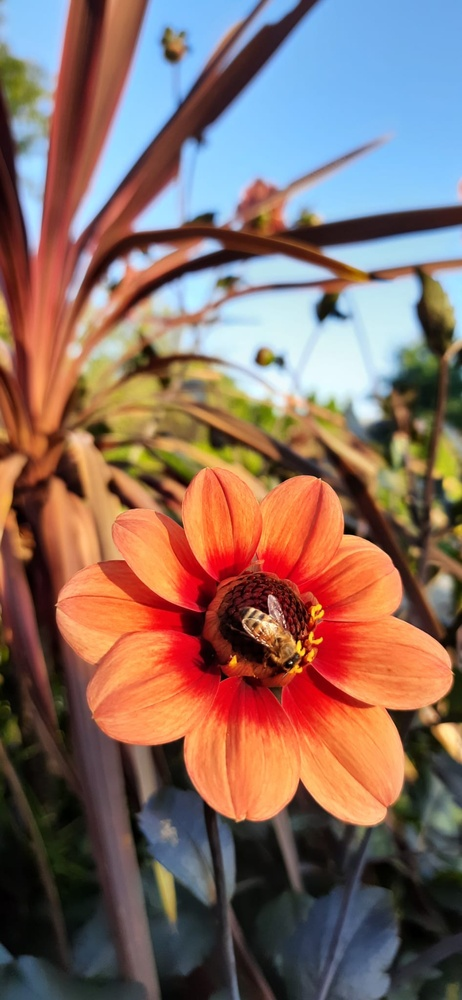
#> input picture UFV/578-AnalisedeImagenseVisaoComputacional/Docs/images/flower.jpeg, 462 x 1000 px, shrunk from 946 x 2048 before the run, found by its file name
$ jupyter execute ELT578_DESAFIO_P3.ipynb
#> lines starting #> are read from the running program, lines starting #| are printed output that depends on the picture; after the words box and inside, x2 and y2 are one past the last pixel; in counts of white or black regions, pixels touching at a corner belong together
<center>Universidade Federal de Viçosa</center>
<center>Coordenadoria de Educação Aberta e a Distância</center>
<center>Inteligência Artificial e Computacional</center>
<center>ELT578 - Análise de Imagens e Visão Computacional</center>

**<center>Desafio 3: Filtros passa-alta e passa baixa RGB</center>**

[cell 1]
from google.colab import drive
drive.mount('/content/drive')

[cell 2]
import numpy as np
import cv2
from matplotlib import pyplot as plt
from google.colab.patches import cv2_imshow

[cell 3]
# Leitura da imagem colorida
img = cv2.imread('/content/drive/MyDrive/ELT578/SEMANA_2/flower.jpeg')
#> img is the input picture: shape (1000, 462, 3); mean B, G, R 99.3, 108.3, 135.2
img = cv2.cvtColor(img, cv2.COLOR_BGR2RGB)  # converte para RGB

# Parâmetros
rows, cols, ch = img.shape
#> rows = 1000; cols = 462; ch = 3
crow, ccol = rows//2 , cols//2
#> crow = 500; ccol = 231
r = 50  # raio do filtro passa-baixa

# Máscara circular
mask = np.zeros((rows, cols), np.uint8)
cv2.circle(mask, (ccol, crow), r, 1, -1)
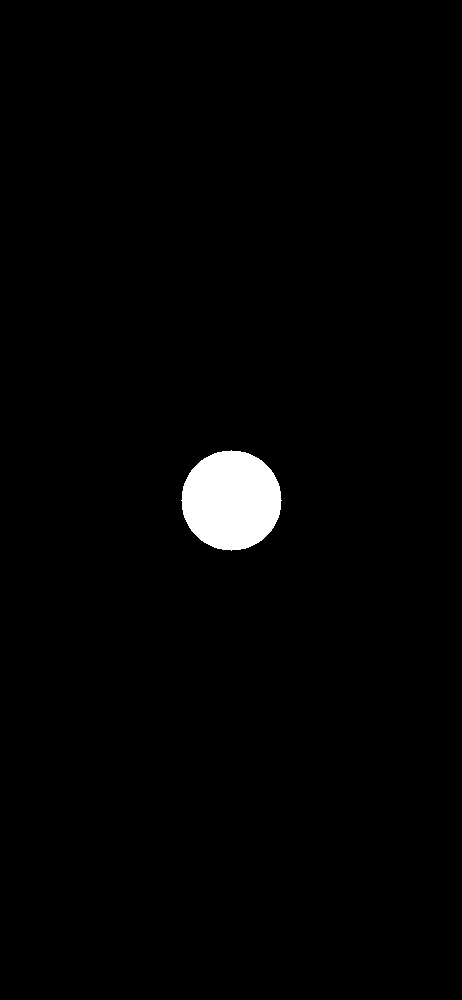
#> mask: shape (1000, 462); values 0 (black) and 1 (white), 1.7% white; 1 white region, box (x1, y1, x2, y2) and area: (181, 450, 282, 551) 7845

# Lista para armazenar os canais filtrados
filtered_channels = []

for i in range(3):  # R, G, B
    channel = img[:,:,i]

    # FFT
    f = np.fft.fft2(channel)
    fshift = np.fft.fftshift(f)

    # Aplica o filtro
    fshift_filtered = fshift * mask

    # FFT inversa
    f_ishift = np.fft.ifftshift(fshift_filtered)
    img_back = np.fft.ifft2(f_ishift)
    img_back = np.abs(img_back)

    filtered_channels.append(img_back)
#> this loop made 3 passes
#> pass 1, `channel = img[:,:,i]`:
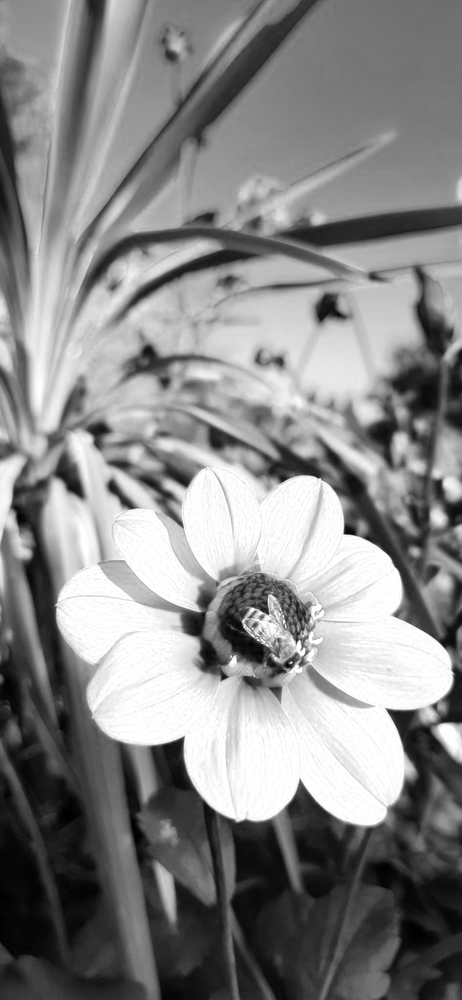
#> channel: shape (1000, 462); min 0, max 255, mean 135.2
#> pass 1, `img_back = np.abs(img_back)`:
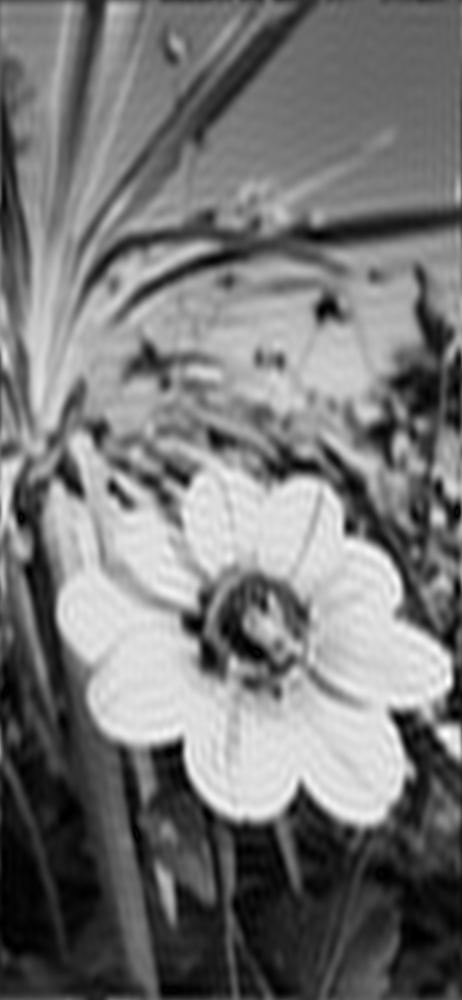
#> img_back: shape (1000, 462) float64; min 0.00113, max 290.5, mean 135.3; drawn with min black and max white
#> pass 2, `channel = img[:,:,i]`:
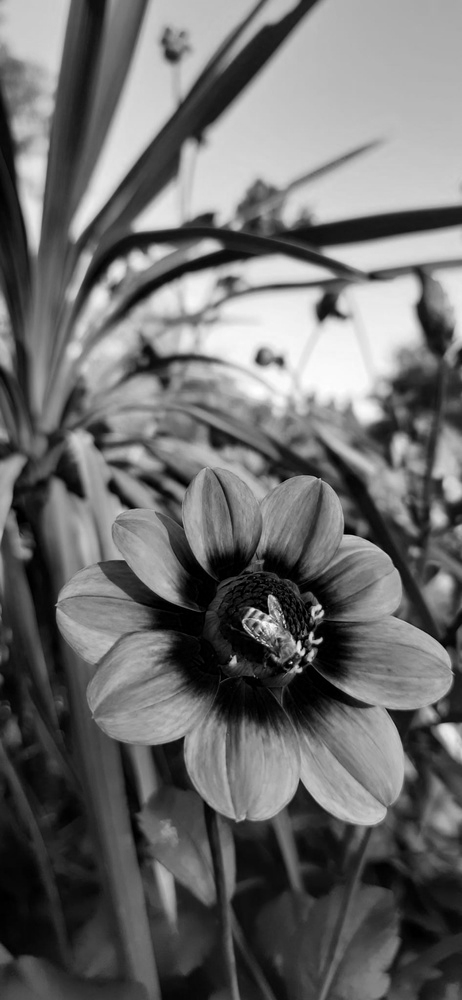
#> channel: shape (1000, 462); min 0, max 255, mean 108.3
#> pass 2, `img_back = np.abs(img_back)`:
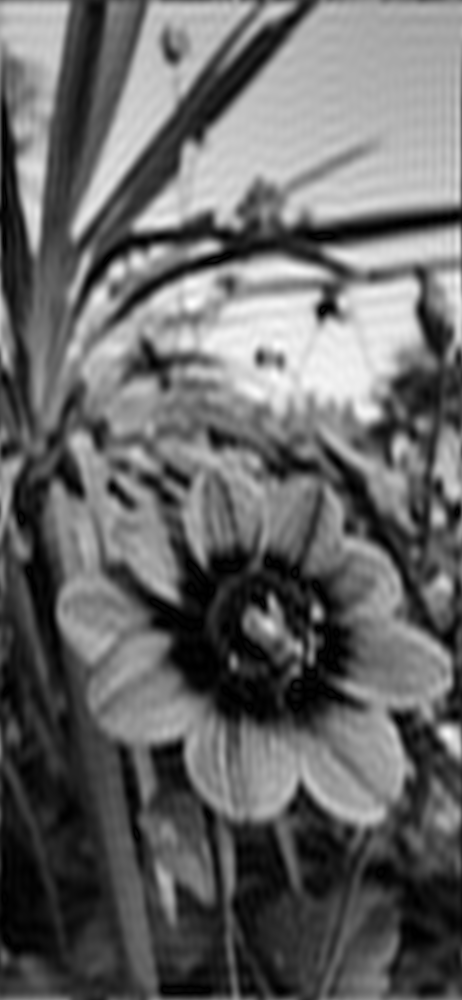
#> img_back: shape (1000, 462) float64; min 0.000606, max 266.2, mean 108.4; drawn with min black and max white
#> after the loop:
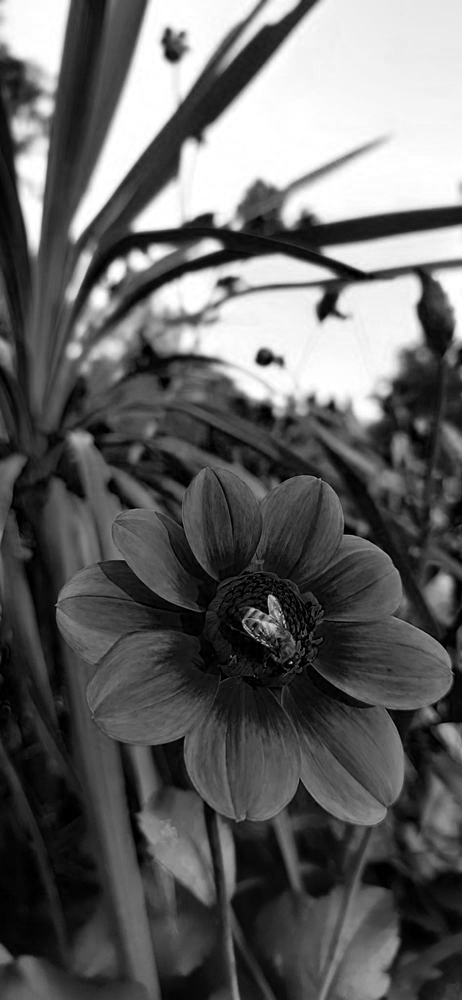
#> channel: shape (1000, 462); min 0, max 255, mean 99.3
#> after the loop, filtered_channels = 3 items

# Reconstrói a imagem colorida
img_filtered = cv2.merge(filtered_channels)
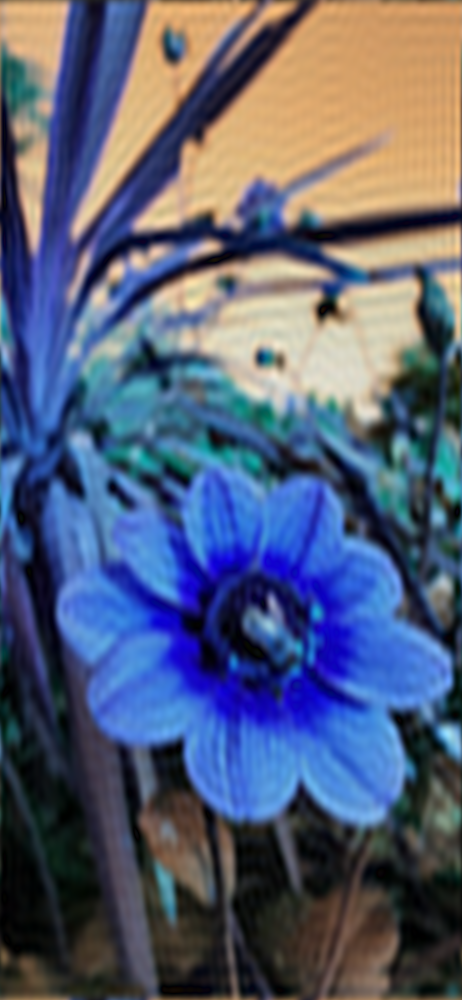
#> img_filtered: shape (1000, 462, 3) float64; mean of channels 0, 1, 2 135.3, 108.4, 99.4; drawn with min black and max white

# Exibe
plt.figure(figsize=(12,6))
plt.subplot(121), plt.imshow(img)
plt.title('Original'), plt.axis('off')
plt.subplot(122), plt.imshow(np.uint8(img_filtered))
plt.title('Filtrada (Passa-baixa RGB)'), plt.axis('off')
plt.show()
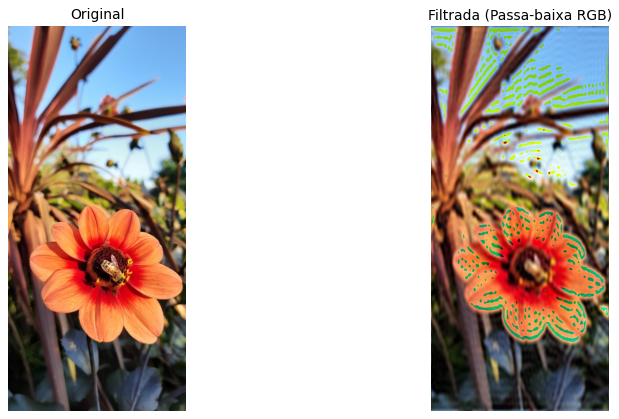
#> figure drawn by matplotlib, 2 panels

[cell 4]
# Leitura da imagem colorida
img = cv2.imread('/content/drive/MyDrive/ELT578/SEMANA_2/flower.jpeg')
img = cv2.cvtColor(img, cv2.COLOR_BGR2RGB)  # converte para RGB

# Parâmetros
rows, cols, ch = img.shape
crow, ccol = rows//2 , cols//2
r = 50  # raio da região que será removida (frequências baixas)

# Máscara passa-alta: zeros no centro, 1 nas bordas
mask = np.ones((rows, cols), np.uint8)
cv2.circle(mask, (ccol, crow), r, 0, -1)  # zera o círculo central

# Lista para armazenar os canais filtrados
filtered_channels = []

for i in range(3):  # R, G, B
    channel = img[:,:,i]

    # FFT
    f = np.fft.fft2(channel)
    fshift = np.fft.fftshift(f)

    # Aplica o filtro passa-alta
    fshift_filtered = fshift * mask

    # FFT inversa
    f_ishift = np.fft.ifftshift(fshift_filtered)
    img_back = np.fft.ifft2(f_ishift)
    img_back = np.abs(img_back)

    filtered_channels.append(img_back)
#> this loop made 3 passes
#> pass 1, `img_back = np.abs(img_back)`:
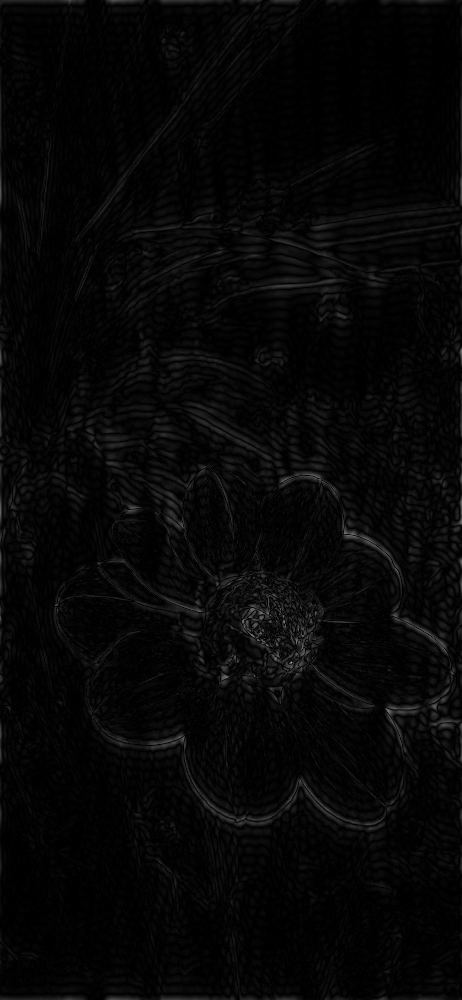
#> img_back: shape (1000, 462) float64; min 1.35e-05, max 179.4, mean 7

# Reconstrói a imagem colorida
img_filtered = cv2.merge(filtered_channels)

# Exibe
plt.figure(figsize=(12,6))
plt.subplot(121), plt.imshow(img)
plt.title('Original'), plt.axis('off')
plt.subplot(122), plt.imshow(np.uint8(img_filtered))
plt.title('Filtrada (Passa-alta RGB)'), plt.axis('off')
plt.show()
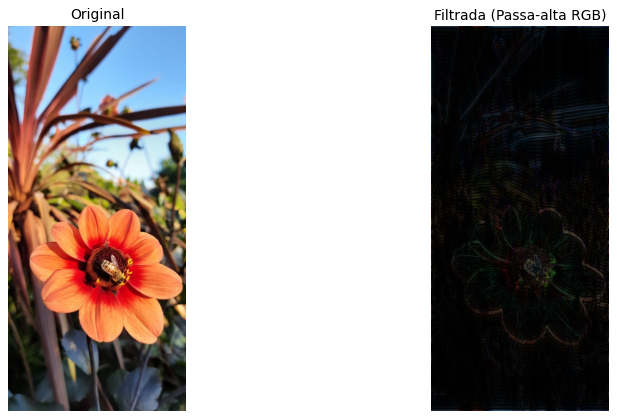
#> figure drawn by matplotlib, 2 panels

$ run again, with UFV/578-AnalisedeImagenseVisaoComputacional/Docs/images/dog.jpeg copied over UFV/578-AnalisedeImagenseVisaoComputacional/Docs/images/flower.jpeg
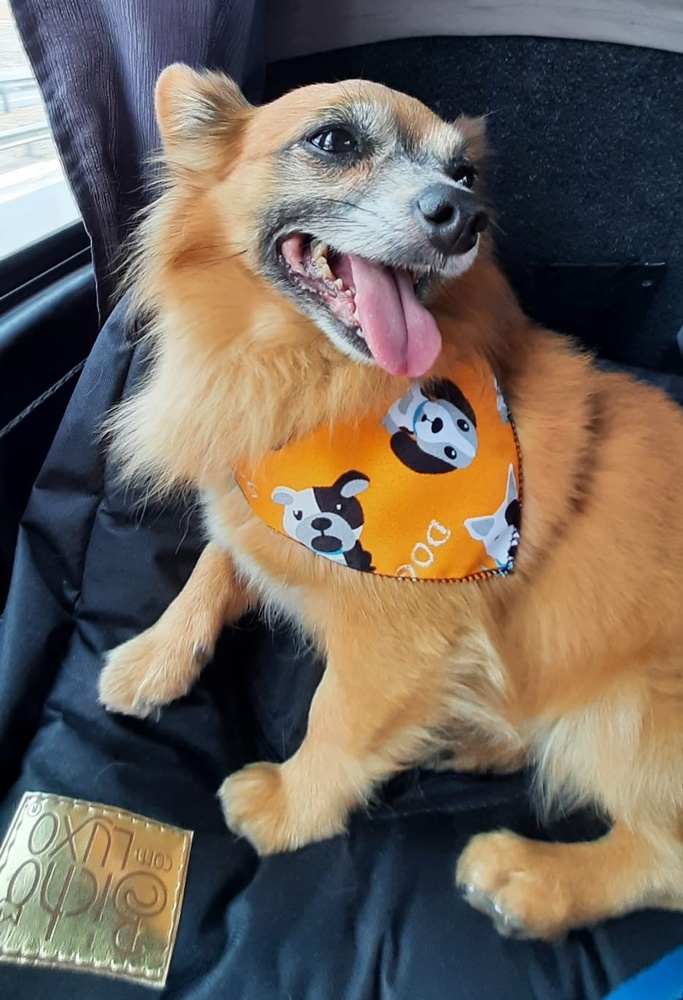
#> input picture UFV/578-AnalisedeImagenseVisaoComputacional/Docs/images/dog.jpeg, 683 x 1000 px, shrunk from 934 x 1367 before the run, found by its file name
#> img is the input picture: shape (1000, 683, 3); mean B, G, R 90, 99.5, 109.5
#> after the loop `for i in range(3):`:
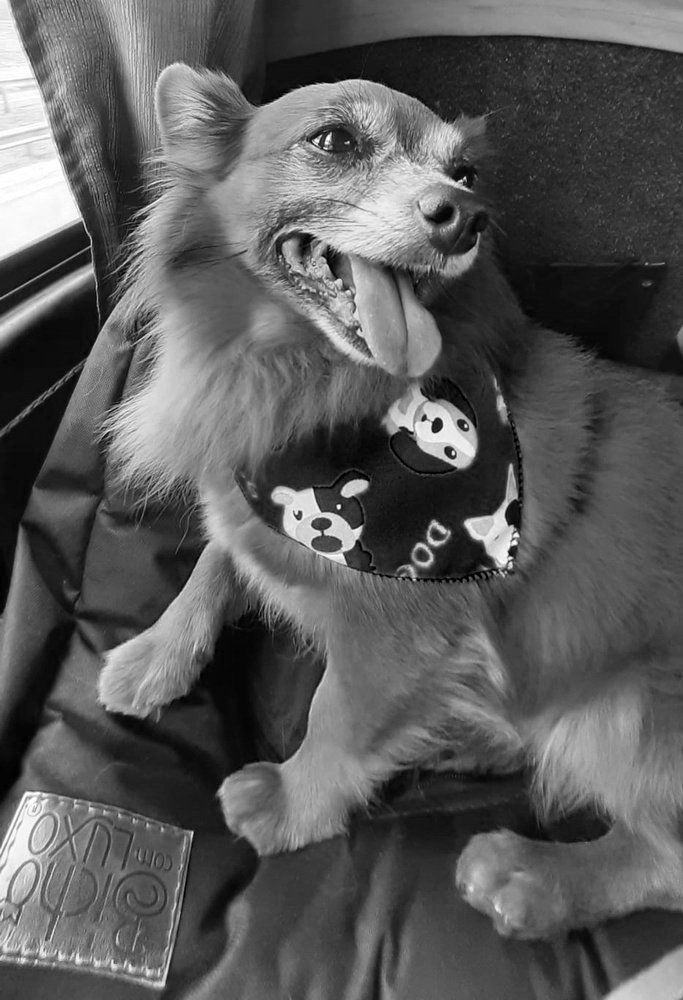
#> channel: shape (1000, 683); min 0, max 255, mean 90
#> after the loop `for i in range(3):`: filtered_channels = 3 items
#> `plt.show()`:
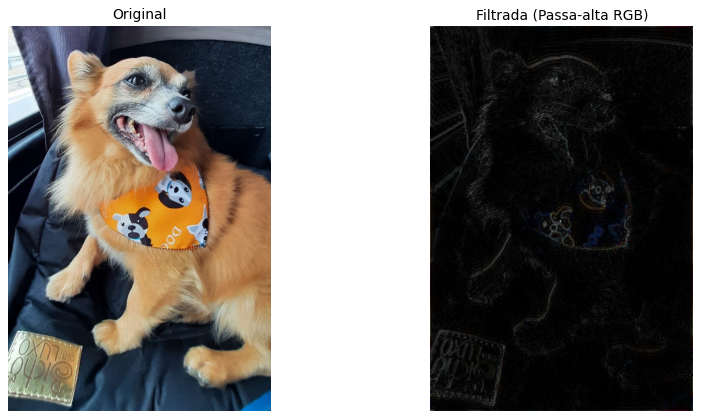
#> figure drawn by matplotlib, 2 panels
